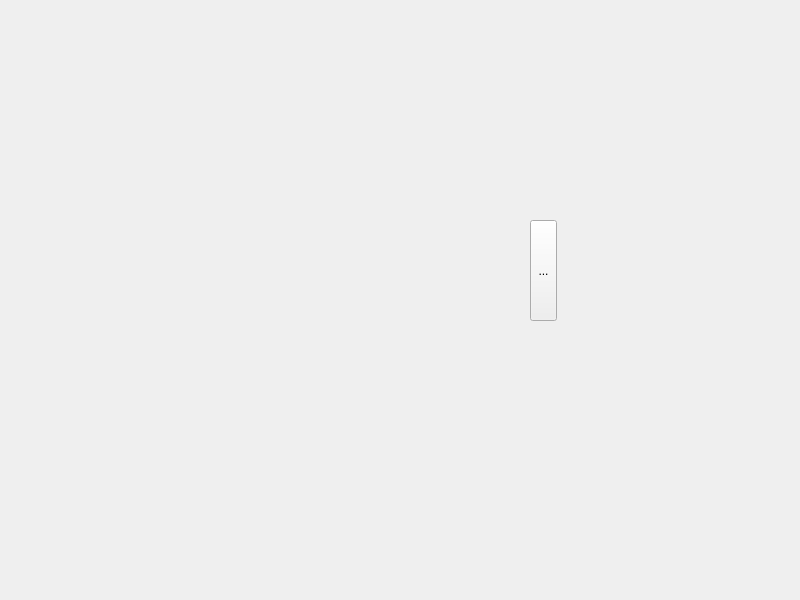
<?xml version="1.0" encoding="UTF-8"?>
<ui version="4.0">
 <class>TurnPage</class>
 <widget class="QWidget" name="TurnPage">
  <property name="geometry">
   <rect>
    <x>0</x>
    <y>0</y>
    <width>800</width>
    <height>600</height>
   </rect>
  </property>
  <property name="windowTitle">
   <string>TurnPage</string>
  </property>
  <widget class="QWidget" name="horizontalLayoutWidget">
   <property name="geometry">
    <rect>
     <x>70</x>
     <y>220</y>
     <width>451</width>
     <height>101</height>
    </rect>
   </property>
   <layout class="QHBoxLayout" name="horizontalLayout"/>
  </widget>
  <widget class="QToolButton" name="toolButton">
   <property name="geometry">
    <rect>
     <x>530</x>
     <y>220</y>
     <width>27</width>
     <height>101</height>
    </rect>
   </property>
   <property name="text">
    <string>...</string>
   </property>
  </widget>
 </widget>
 <resources/>
 <connections/>
</ui>
